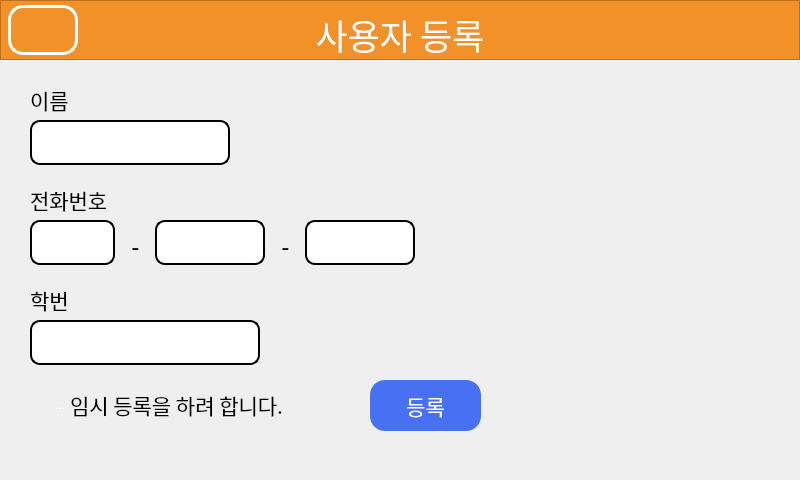
<?xml version="1.0" encoding="UTF-8"?>
<ui version="4.0">
 <class>MainWindow</class>
 <widget class="QMainWindow" name="MainWindow">
  <property name="enabled">
   <bool>true</bool>
  </property>
  <property name="geometry">
   <rect>
    <x>0</x>
    <y>0</y>
    <width>800</width>
    <height>480</height>
   </rect>
  </property>
  <property name="minimumSize">
   <size>
    <width>800</width>
    <height>480</height>
   </size>
  </property>
  <property name="maximumSize">
   <size>
    <width>800</width>
    <height>480</height>
   </size>
  </property>
  <property name="windowTitle">
   <string>MainWindow</string>
  </property>
  <property name="styleSheet">
   <string notr="true">QToolButton
{
	background-color: rgba(255, 255, 255, 0);
	border-radius: 15px;
	border: 3px solid #ffffff;
}

QToolButton:hover
{
	background-color: rgb(241, 219, 194);
}

QLineEdit
{
	border: 2px solid black;
	border-radius: 10px;
}

QPushButton
{
	color: white;
	background-color: rgb(72, 112, 242);
	border-radius: 15px;
	border: 0px;
}

QPushlButton:hover
{
	background-color: black;
}</string>
  </property>
  <property name="toolButtonStyle">
   <enum>Qt::ToolButtonFollowStyle</enum>
  </property>
  <property name="animated">
   <bool>true</bool>
  </property>
  <widget class="QWidget" name="centralwidget">
   <property name="styleSheet">
    <string notr="true"/>
   </property>
   <widget class="QGraphicsView" name="viewMebuBar">
    <property name="enabled">
     <bool>true</bool>
    </property>
    <property name="geometry">
     <rect>
      <x>0</x>
      <y>0</y>
      <width>800</width>
      <height>60</height>
     </rect>
    </property>
    <property name="autoFillBackground">
     <bool>false</bool>
    </property>
    <property name="styleSheet">
     <string notr="true">background-color: rgb(241, 145, 39);</string>
    </property>
    <property name="backgroundBrush">
     <brush brushstyle="SolidPattern">
      <color alpha="255">
       <red>241</red>
       <green>145</green>
       <blue>39</blue>
      </color>
     </brush>
    </property>
    <property name="foregroundBrush">
     <brush brushstyle="SolidPattern">
      <color alpha="255">
       <red>241</red>
       <green>145</green>
       <blue>39</blue>
      </color>
     </brush>
    </property>
    <property name="interactive">
     <bool>true</bool>
    </property>
    <property name="sceneRect">
     <rectf>
      <x>20.000000000000000</x>
      <y>20.000000000000000</y>
      <width>400.000000000000000</width>
      <height>50.000000000000000</height>
     </rectf>
    </property>
   </widget>
   <widget class="QLabel" name="labelMenuBar">
    <property name="geometry">
     <rect>
      <x>280</x>
      <y>0</y>
      <width>240</width>
      <height>70</height>
     </rect>
    </property>
    <property name="font">
     <font>
      <family>배달의민족 주아</family>
      <pointsize>26</pointsize>
      <weight>50</weight>
      <bold>false</bold>
     </font>
    </property>
    <property name="text">
     <string>&lt;html&gt;&lt;head/&gt;&lt;body&gt;&lt;p&gt;&lt;span style=&quot; color:#ffffff;&quot;&gt;사용자 등록&lt;/span&gt;&lt;/p&gt;&lt;/body&gt;&lt;/html&gt;</string>
    </property>
    <property name="alignment">
     <set>Qt::AlignCenter</set>
    </property>
   </widget>
   <widget class="QToolButton" name="buttonHome">
    <property name="geometry">
     <rect>
      <x>8</x>
      <y>5</y>
      <width>70</width>
      <height>50</height>
     </rect>
    </property>
    <property name="palette">
     <palette>
      <active>
       <colorrole role="WindowText">
        <brush brushstyle="SolidPattern">
         <color alpha="255">
          <red>0</red>
          <green>0</green>
          <blue>0</blue>
         </color>
        </brush>
       </colorrole>
       <colorrole role="Button">
        <brush brushstyle="SolidPattern">
         <color alpha="0">
          <red>255</red>
          <green>255</green>
          <blue>255</blue>
         </color>
        </brush>
       </colorrole>
       <colorrole role="Text">
        <brush brushstyle="SolidPattern">
         <color alpha="255">
          <red>255</red>
          <green>255</green>
          <blue>255</blue>
         </color>
        </brush>
       </colorrole>
       <colorrole role="ButtonText">
        <brush brushstyle="SolidPattern">
         <color alpha="255">
          <red>255</red>
          <green>255</green>
          <blue>255</blue>
         </color>
        </brush>
       </colorrole>
       <colorrole role="Base">
        <brush brushstyle="SolidPattern">
         <color alpha="0">
          <red>255</red>
          <green>255</green>
          <blue>255</blue>
         </color>
        </brush>
       </colorrole>
       <colorrole role="Window">
        <brush brushstyle="SolidPattern">
         <color alpha="0">
          <red>255</red>
          <green>255</green>
          <blue>255</blue>
         </color>
        </brush>
       </colorrole>
       <colorrole role="Shadow">
        <brush brushstyle="SolidPattern">
         <color alpha="255">
          <red>255</red>
          <green>255</green>
          <blue>255</blue>
         </color>
        </brush>
       </colorrole>
       <colorrole role="PlaceholderText">
        <brush brushstyle="SolidPattern">
         <color alpha="128">
          <red>255</red>
          <green>255</green>
          <blue>255</blue>
         </color>
        </brush>
       </colorrole>
      </active>
      <inactive>
       <colorrole role="WindowText">
        <brush brushstyle="SolidPattern">
         <color alpha="255">
          <red>0</red>
          <green>0</green>
          <blue>0</blue>
         </color>
        </brush>
       </colorrole>
       <colorrole role="Button">
        <brush brushstyle="SolidPattern">
         <color alpha="0">
          <red>255</red>
          <green>255</green>
          <blue>255</blue>
         </color>
        </brush>
       </colorrole>
       <colorrole role="Text">
        <brush brushstyle="SolidPattern">
         <color alpha="255">
          <red>255</red>
          <green>255</green>
          <blue>255</blue>
         </color>
        </brush>
       </colorrole>
       <colorrole role="ButtonText">
        <brush brushstyle="SolidPattern">
         <color alpha="255">
          <red>255</red>
          <green>255</green>
          <blue>255</blue>
         </color>
        </brush>
       </colorrole>
       <colorrole role="Base">
        <brush brushstyle="SolidPattern">
         <color alpha="0">
          <red>255</red>
          <green>255</green>
          <blue>255</blue>
         </color>
        </brush>
       </colorrole>
       <colorrole role="Window">
        <brush brushstyle="SolidPattern">
         <color alpha="0">
          <red>255</red>
          <green>255</green>
          <blue>255</blue>
         </color>
        </brush>
       </colorrole>
       <colorrole role="Shadow">
        <brush brushstyle="SolidPattern">
         <color alpha="255">
          <red>255</red>
          <green>255</green>
          <blue>255</blue>
         </color>
        </brush>
       </colorrole>
       <colorrole role="PlaceholderText">
        <brush brushstyle="SolidPattern">
         <color alpha="128">
          <red>255</red>
          <green>255</green>
          <blue>255</blue>
         </color>
        </brush>
       </colorrole>
      </inactive>
      <disabled>
       <colorrole role="WindowText">
        <brush brushstyle="SolidPattern">
         <color alpha="255">
          <red>120</red>
          <green>120</green>
          <blue>120</blue>
         </color>
        </brush>
       </colorrole>
       <colorrole role="Button">
        <brush brushstyle="SolidPattern">
         <color alpha="0">
          <red>255</red>
          <green>255</green>
          <blue>255</blue>
         </color>
        </brush>
       </colorrole>
       <colorrole role="Text">
        <brush brushstyle="SolidPattern">
         <color alpha="255">
          <red>120</red>
          <green>120</green>
          <blue>120</blue>
         </color>
        </brush>
       </colorrole>
       <colorrole role="ButtonText">
        <brush brushstyle="SolidPattern">
         <color alpha="255">
          <red>120</red>
          <green>120</green>
          <blue>120</blue>
         </color>
        </brush>
       </colorrole>
       <colorrole role="Base">
        <brush brushstyle="SolidPattern">
         <color alpha="0">
          <red>255</red>
          <green>255</green>
          <blue>255</blue>
         </color>
        </brush>
       </colorrole>
       <colorrole role="Window">
        <brush brushstyle="SolidPattern">
         <color alpha="0">
          <red>255</red>
          <green>255</green>
          <blue>255</blue>
         </color>
        </brush>
       </colorrole>
       <colorrole role="Shadow">
        <brush brushstyle="SolidPattern">
         <color alpha="255">
          <red>255</red>
          <green>255</green>
          <blue>255</blue>
         </color>
        </brush>
       </colorrole>
       <colorrole role="PlaceholderText">
        <brush brushstyle="SolidPattern">
         <color alpha="128">
          <red>0</red>
          <green>0</green>
          <blue>0</blue>
         </color>
        </brush>
       </colorrole>
      </disabled>
     </palette>
    </property>
    <property name="font">
     <font>
      <family>배달의민족 주아</family>
      <pointsize>20</pointsize>
     </font>
    </property>
    <property name="styleSheet">
     <string notr="true"/>
    </property>
    <property name="text">
     <string/>
    </property>
    <property name="icon">
     <iconset>
      <normaloff>Images/home.png</normaloff>Images/home.png</iconset>
    </property>
    <property name="iconSize">
     <size>
      <width>40</width>
      <height>40</height>
     </size>
    </property>
    <property name="checkable">
     <bool>false</bool>
    </property>
   </widget>
   <widget class="QLabel" name="labelName">
    <property name="geometry">
     <rect>
      <x>30</x>
      <y>80</y>
      <width>51</width>
      <height>40</height>
     </rect>
    </property>
    <property name="font">
     <font>
      <family>배달의민족 주아</family>
      <pointsize>16</pointsize>
     </font>
    </property>
    <property name="text">
     <string>이름</string>
    </property>
    <property name="alignment">
     <set>Qt::AlignLeading|Qt::AlignLeft|Qt::AlignVCenter</set>
    </property>
   </widget>
   <widget class="QLabel" name="labelID">
    <property name="geometry">
     <rect>
      <x>30</x>
      <y>280</y>
      <width>120</width>
      <height>40</height>
     </rect>
    </property>
    <property name="font">
     <font>
      <family>배달의민족 주아</family>
      <pointsize>16</pointsize>
     </font>
    </property>
    <property name="text">
     <string>학번</string>
    </property>
    <property name="alignment">
     <set>Qt::AlignLeading|Qt::AlignLeft|Qt::AlignVCenter</set>
    </property>
   </widget>
   <widget class="QLabel" name="labelContact">
    <property name="geometry">
     <rect>
      <x>30</x>
      <y>180</y>
      <width>101</width>
      <height>40</height>
     </rect>
    </property>
    <property name="font">
     <font>
      <family>배달의민족 주아</family>
      <pointsize>16</pointsize>
     </font>
    </property>
    <property name="text">
     <string>전화번호</string>
    </property>
    <property name="alignment">
     <set>Qt::AlignLeading|Qt::AlignLeft|Qt::AlignVCenter</set>
    </property>
   </widget>
   <widget class="QLabel" name="labelDash1">
    <property name="geometry">
     <rect>
      <x>115</x>
      <y>230</y>
      <width>41</width>
      <height>31</height>
     </rect>
    </property>
    <property name="font">
     <font>
      <family>배달의민족 주아</family>
      <pointsize>18</pointsize>
     </font>
    </property>
    <property name="text">
     <string>-</string>
    </property>
    <property name="alignment">
     <set>Qt::AlignCenter</set>
    </property>
   </widget>
   <widget class="QLabel" name="labelDash2">
    <property name="geometry">
     <rect>
      <x>265</x>
      <y>230</y>
      <width>41</width>
      <height>31</height>
     </rect>
    </property>
    <property name="font">
     <font>
      <family>배달의민족 주아</family>
      <pointsize>18</pointsize>
     </font>
    </property>
    <property name="text">
     <string>-</string>
    </property>
    <property name="alignment">
     <set>Qt::AlignCenter</set>
    </property>
   </widget>
   <widget class="QLineEdit" name="editContact1">
    <property name="geometry">
     <rect>
      <x>30</x>
      <y>320</y>
      <width>230</width>
      <height>45</height>
     </rect>
    </property>
    <property name="sizePolicy">
     <sizepolicy hsizetype="Fixed" vsizetype="Fixed">
      <horstretch>0</horstretch>
      <verstretch>0</verstretch>
     </sizepolicy>
    </property>
    <property name="font">
     <font>
      <family>배달의민족 주아</family>
      <pointsize>18</pointsize>
     </font>
    </property>
    <property name="styleSheet">
     <string notr="true"/>
    </property>
    <property name="inputMethodHints">
     <set>Qt::ImhDigitsOnly</set>
    </property>
    <property name="maxLength">
     <number>10</number>
    </property>
    <property name="clearButtonEnabled">
     <bool>true</bool>
    </property>
   </widget>
   <widget class="QLineEdit" name="editID">
    <property name="geometry">
     <rect>
      <x>30</x>
      <y>220</y>
      <width>85</width>
      <height>45</height>
     </rect>
    </property>
    <property name="sizePolicy">
     <sizepolicy hsizetype="Fixed" vsizetype="Fixed">
      <horstretch>0</horstretch>
      <verstretch>0</verstretch>
     </sizepolicy>
    </property>
    <property name="font">
     <font>
      <family>배달의민족 주아</family>
      <pointsize>18</pointsize>
     </font>
    </property>
    <property name="styleSheet">
     <string notr="true"/>
    </property>
    <property name="inputMethodHints">
     <set>Qt::ImhDigitsOnly</set>
    </property>
    <property name="maxLength">
     <number>3</number>
    </property>
    <property name="clearButtonEnabled">
     <bool>true</bool>
    </property>
   </widget>
   <widget class="QLineEdit" name="editContact2">
    <property name="geometry">
     <rect>
      <x>155</x>
      <y>220</y>
      <width>110</width>
      <height>45</height>
     </rect>
    </property>
    <property name="sizePolicy">
     <sizepolicy hsizetype="Fixed" vsizetype="Fixed">
      <horstretch>0</horstretch>
      <verstretch>0</verstretch>
     </sizepolicy>
    </property>
    <property name="font">
     <font>
      <family>배달의민족 주아</family>
      <pointsize>18</pointsize>
     </font>
    </property>
    <property name="styleSheet">
     <string notr="true"/>
    </property>
    <property name="inputMethodHints">
     <set>Qt::ImhDigitsOnly</set>
    </property>
    <property name="maxLength">
     <number>4</number>
    </property>
    <property name="clearButtonEnabled">
     <bool>true</bool>
    </property>
   </widget>
   <widget class="QLineEdit" name="editContact3">
    <property name="geometry">
     <rect>
      <x>305</x>
      <y>220</y>
      <width>110</width>
      <height>45</height>
     </rect>
    </property>
    <property name="sizePolicy">
     <sizepolicy hsizetype="Fixed" vsizetype="Fixed">
      <horstretch>0</horstretch>
      <verstretch>0</verstretch>
     </sizepolicy>
    </property>
    <property name="font">
     <font>
      <family>배달의민족 주아</family>
      <pointsize>18</pointsize>
     </font>
    </property>
    <property name="styleSheet">
     <string notr="true"/>
    </property>
    <property name="inputMethodHints">
     <set>Qt::ImhDigitsOnly</set>
    </property>
    <property name="maxLength">
     <number>4</number>
    </property>
    <property name="clearButtonEnabled">
     <bool>true</bool>
    </property>
   </widget>
   <widget class="QLineEdit" name="editContact1_2">
    <property name="geometry">
     <rect>
      <x>30</x>
      <y>120</y>
      <width>200</width>
      <height>45</height>
     </rect>
    </property>
    <property name="sizePolicy">
     <sizepolicy hsizetype="Fixed" vsizetype="Fixed">
      <horstretch>0</horstretch>
      <verstretch>0</verstretch>
     </sizepolicy>
    </property>
    <property name="font">
     <font>
      <family>배달의민족 주아</family>
      <pointsize>18</pointsize>
     </font>
    </property>
    <property name="styleSheet">
     <string notr="true"/>
    </property>
    <property name="inputMethodHints">
     <set>Qt::ImhNone</set>
    </property>
    <property name="maxLength">
     <number>20</number>
    </property>
    <property name="clearButtonEnabled">
     <bool>true</bool>
    </property>
   </widget>
   <widget class="QLabel" name="label">
    <property name="geometry">
     <rect>
      <x>70</x>
      <y>390</y>
      <width>250</width>
      <height>30</height>
     </rect>
    </property>
    <property name="font">
     <font>
      <family>배달의민족 주아</family>
      <pointsize>16</pointsize>
     </font>
    </property>
    <property name="text">
     <string>임시 등록을 하려 합니다.</string>
    </property>
   </widget>
   <widget class="QPushButton" name="pushButton">
    <property name="geometry">
     <rect>
      <x>30</x>
      <y>390</y>
      <width>60</width>
      <height>30</height>
     </rect>
    </property>
    <property name="styleSheet">
     <string notr="true">background-color: rgba(255, 255, 255, 0);</string>
    </property>
    <property name="text">
     <string>...</string>
    </property>
    <property name="icon">
     <iconset>
      <normaloff>Images/checked.png</normaloff>Images/checked.png</iconset>
    </property>
    <property name="iconSize">
     <size>
      <width>30</width>
      <height>30</height>
     </size>
    </property>
   </widget>
   <widget class="QPushButton" name="pushButton">
    <property name="geometry">
     <rect>
      <x>370</x>
      <y>380</y>
      <width>111</width>
      <height>51</height>
     </rect>
    </property>
    <property name="font">
     <font>
      <family>배달의민족 주아</family>
      <pointsize>16</pointsize>
     </font>
    </property>
    <property name="text">
     <string>등록</string>
    </property>
   </widget>
  </widget>
  <action name="actionSignUp">
   <property name="text">
    <string>SignUp</string>
   </property>
  </action>
 </widget>
 <resources/>
 <connections/>
</ui>
